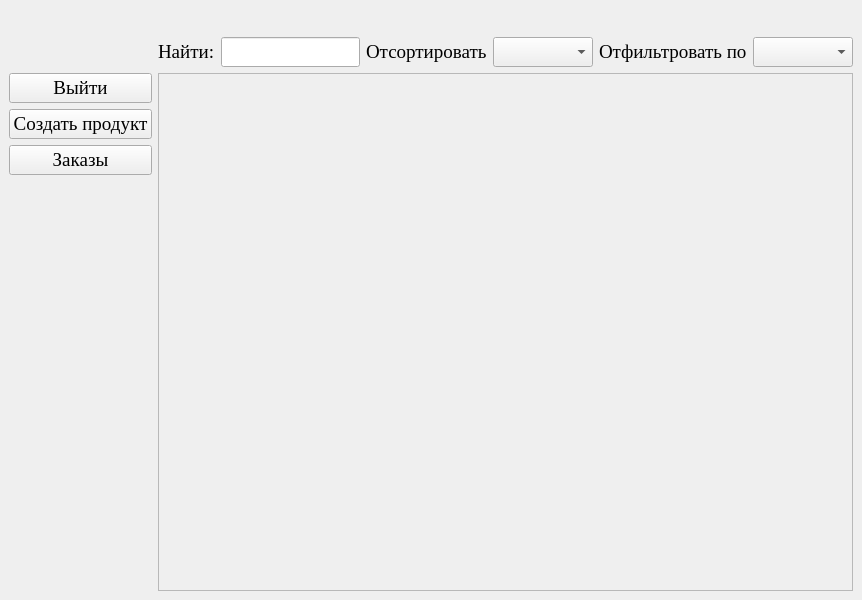
<?xml version="1.0" encoding="UTF-8"?>
<ui version="4.0">
 <class>ProductWindow</class>
 <widget class="QMainWindow" name="ProductWindow">
  <property name="geometry">
   <rect>
    <x>0</x>
    <y>0</y>
    <width>862</width>
    <height>600</height>
   </rect>
  </property>
  <property name="font">
   <font>
    <family>Times New Roman</family>
    <pointsize>14</pointsize>
   </font>
  </property>
  <property name="windowTitle">
   <string>Продукты</string>
  </property>
  <property name="windowIcon">
   <iconset>
    <normaloff>../../../../../../../time/import/Icon.png</normaloff>../../../../../../../time/import/Icon.png</iconset>
  </property>
  <widget class="QWidget" name="centralwidget">
   <layout class="QGridLayout" name="gridLayout">
    <item row="0" column="2">
     <widget class="QLabel" name="FIO">
      <property name="text">
       <string/>
      </property>
      <property name="alignment">
       <set>Qt::AlignRight|Qt::AlignTrailing|Qt::AlignVCenter</set>
      </property>
     </widget>
    </item>
    <item row="2" column="2">
     <widget class="QScrollArea" name="scrollArea">
      <property name="widgetResizable">
       <bool>true</bool>
      </property>
      <widget class="QWidget" name="scrollAreaWidgetContents">
       <property name="geometry">
        <rect>
         <x>0</x>
         <y>0</y>
         <width>690</width>
         <height>518</height>
        </rect>
       </property>
       <layout class="QVBoxLayout" name="verticalLayout_2"/>
      </widget>
     </widget>
    </item>
    <item row="2" column="0">
     <layout class="QVBoxLayout" name="verticalLayout">
      <item>
       <widget class="QPushButton" name="Exit">
        <property name="text">
         <string>Выйти</string>
        </property>
       </widget>
      </item>
      <item>
       <widget class="QPushButton" name="CreateProduct">
        <property name="text">
         <string>Создать продукт</string>
        </property>
       </widget>
      </item>
      <item>
       <widget class="QPushButton" name="OpenOrders">
        <property name="text">
         <string>Заказы</string>
        </property>
       </widget>
      </item>
      <item>
       <spacer name="verticalSpacer">
        <property name="orientation">
         <enum>Qt::Vertical</enum>
        </property>
        <property name="sizeHint" stdset="0">
         <size>
          <width>20</width>
          <height>40</height>
         </size>
        </property>
       </spacer>
      </item>
     </layout>
    </item>
    <item row="1" column="2">
     <layout class="QHBoxLayout" name="horizontalLayout">
      <item>
       <widget class="QLabel" name="label">
        <property name="text">
         <string>Найти:</string>
        </property>
       </widget>
      </item>
      <item>
       <widget class="QLineEdit" name="Search"/>
      </item>
      <item>
       <widget class="QLabel" name="label_2">
        <property name="text">
         <string>Отсортировать</string>
        </property>
       </widget>
      </item>
      <item>
       <widget class="QComboBox" name="comboBoxSort"/>
      </item>
      <item>
       <widget class="QLabel" name="label_3">
        <property name="text">
         <string>Отфильтровать по</string>
        </property>
       </widget>
      </item>
      <item>
       <widget class="QComboBox" name="comboBoxFilter"/>
      </item>
     </layout>
    </item>
   </layout>
  </widget>
 </widget>
 <resources/>
 <connections/>
</ui>
